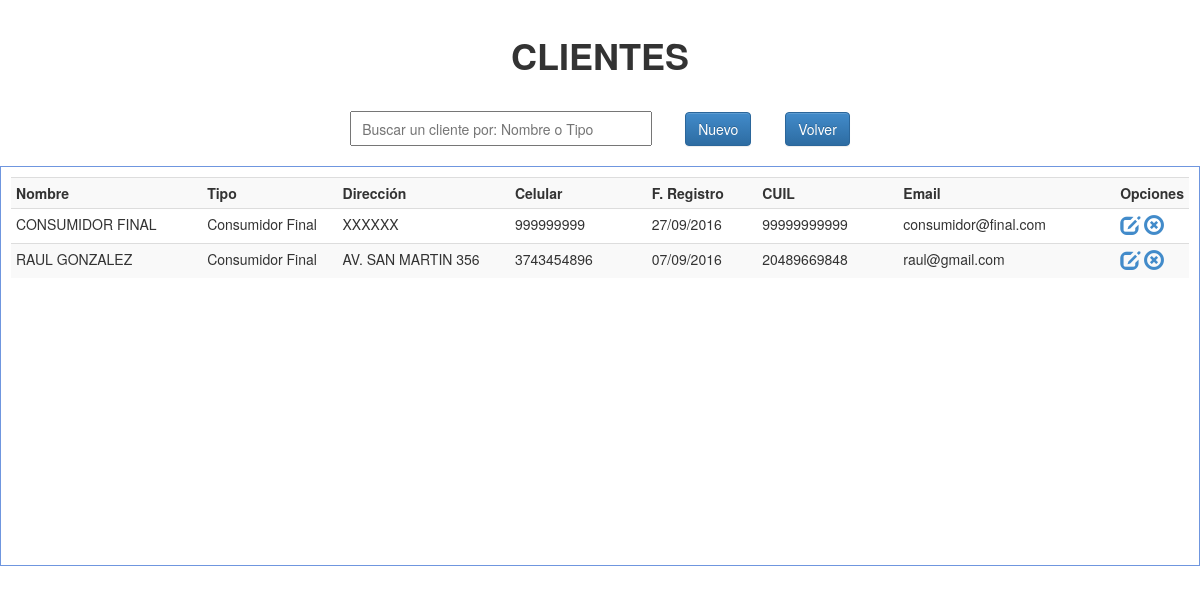
The app's page /php/clientes.php (signed in) with its own data.
### tables this page shows
CREATE TABLE IF NOT EXISTS `clientes` (
  `id_clien` int(11) NOT NULL AUTO_INCREMENT,
  `nomb_clien` varchar(35) NOT NULL,
  `tipo_clien` int(11) NOT NULL,
  `direccion_clien` varchar(50) NOT NULL,
  `celular_clien` bigint(13) NOT NULL,
  `fecha_reg_clien` date NOT NULL,
  `cuil_clien` bigint(11) NOT NULL,
  `email_clien` varchar(100) NOT NULL,
  PRIMARY KEY (`id_clien`)
);

CREATE TABLE IF NOT EXISTS `tipoclientes` (
  `id_tipo_client` int(11) NOT NULL AUTO_INCREMENT,
  `tipo_cliente_tipo` varchar(50) NOT NULL,
  PRIMARY KEY (`id_tipo_client`)
);

### php/conexion.php (called while the page is built, shortened)
<?php
function fechaNormal($fecha){
		$nfecha = date('d/m/Y',strtotime($fecha));
		return $nfecha;
}
?>

### php/clientes.php (the view, shortened to what this page needs)
<!DOCTYPE html PUBLIC "-//W3C//DTD XHTML 1.0 Transitional//EN" "http://www.w3.org/TR/xhtml1/DTD/xhtml1-transitional.dtd">
<html xmlns="http://www.w3.org/1999/xhtml">
<head>
<link href="../css/estilo.css" rel="stylesheet">
<link href="../bootstrap/css/bootstrap.css" rel="stylesheet">
<link href="../bootstrap/css/bootstrap.min.css" rel="stylesheet">
<link href="../bootstrap/css/bootstrap-theme.css" rel="stylesheet">
<link href="../bootstrap/css/bootstrap-theme.min.css" rel="stylesheet">
</head>
<body>
    <header><big><strong><font color="#333333">CLIENTES</strong></big></header>
    <section>
    <table border="0" align="center">
        <tr>
            <td width="335"><input type="text" placeholder="Buscar un cliente por: Nombre o Tipo" id="bs-clien" autofocus/></td>
            <td width="100"><button id="nuevo-clien" class="btn btn-primary">Nuevo</button></td>
            <td witdh="200"><a id="volver" class="btn btn-primary" href="herramientas.php">Volver</td>
        </tr>
    </table>
    </section>
    <div class="registros" id="agrega-registros">
        <table class="table table-striped table-condensed table-hover">
            <tr>
                <th width="300">Nombre</th>
                <th width="200">Tipo</th>
                <th width="300">Dirección</th>
                <th width="200">Celular</th>
                <th width="150">F. Registro</th>
                <th width="200">CUIL</th>
                <th width="300">Email</th>
                <th width="50">Opciones</th>
            </tr>
        <?php
            include('../php/conexion.php');
            $registro = mysql_query("SELECT * FROM clientes, tipoclientes WHERE tipo_clien = id_tipo_client ORDER BY nomb_clien ASC");
            while($registro2 = mysql_fetch_array($registro)){
                echo '<tr>
                        <td>'.$registro2['nomb_clien'].'</td>
                        <td>'.$registro2['tipo_cliente_tipo'].'</td>
                        <td>'.$registro2['direccion_clien'].'</td>
                        <td>'.$registro2['celular_clien'].'</td>
                        <td>'.fechaNormal($registro2['fecha_reg_clien']).'</td>
                        <td>'.$registro2['cuil_clien'].'</td>
                        <td>'.$registro2['email_clien'].'</td>
                        <td><a style="font-size: 20px;" href="javascript:editarCliente('.$registro2['id_clien'].');" class="glyphicon glyphicon-edit"></a> <a style="font-size: 20px;" href="javascript:eliminarCliente('.$registro2['id_clien'].');" class="glyphicon glyphicon-remove-circle"></a></td>
                    </tr>';
            }
        ?>
        </table>
    </div>
      <br></br>
</body>
</html>

### css/estilo.css (style rules this page uses)
body { margin:0px; font-family:"Trebuchet MS", Arial, Helvetica, sans-serif; min-width:1000px; }
header { margin:auto; padding:10px; font-size:30px; width:500px; text-align:center; margin-top:20px; }
section { margin-top:20px; }
section table tr td input { width:90%; padding: 10px; height:35px; outline:none; font-size:14px; }
.registros { margin:auto; width:1200px; margin-top:20px; border:1px solid #6F96DF; height:400px; overflow: auto; padding:10px; }

### records on screen
clientes: nomb_clien "CONSUMIDOR FINAL", tipoclientes.tipo_cliente_tipo "Consumidor Final", direccion_clien "XXXXXX", celular_clien "999999999", fecha_reg_clien "27/09/2016", cuil_clien "99999999999", email_clien "consumidor@final.com"
clientes: nomb_clien "RAUL GONZALEZ", tipoclientes.tipo_cliente_tipo "Consumidor Final", direccion_clien "AV. SAN MARTIN 356", celular_clien "3743454896", fecha_reg_clien "07/09/2016", cuil_clien "20489669848", email_clien "raul@gmail.com"
